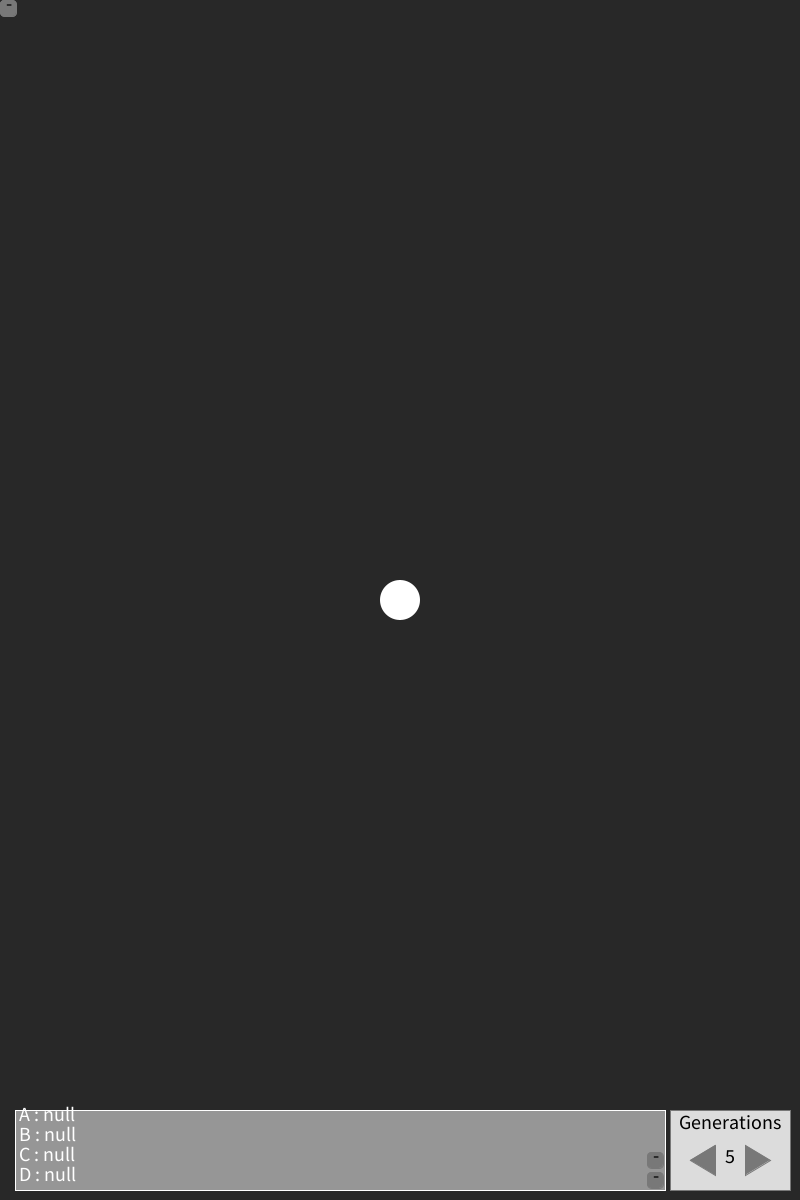
Frame 1 (no input)
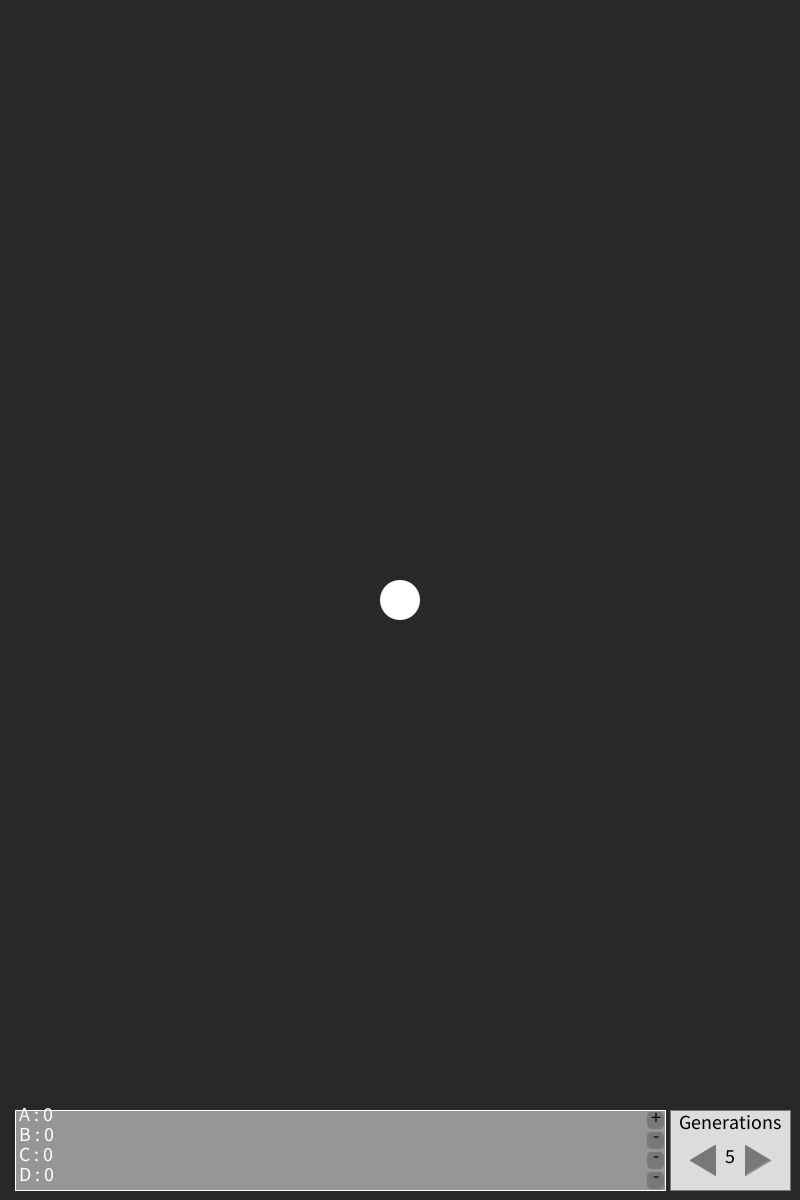
Frame 60 (the mouse pressed at the canvas centre just before this capture)
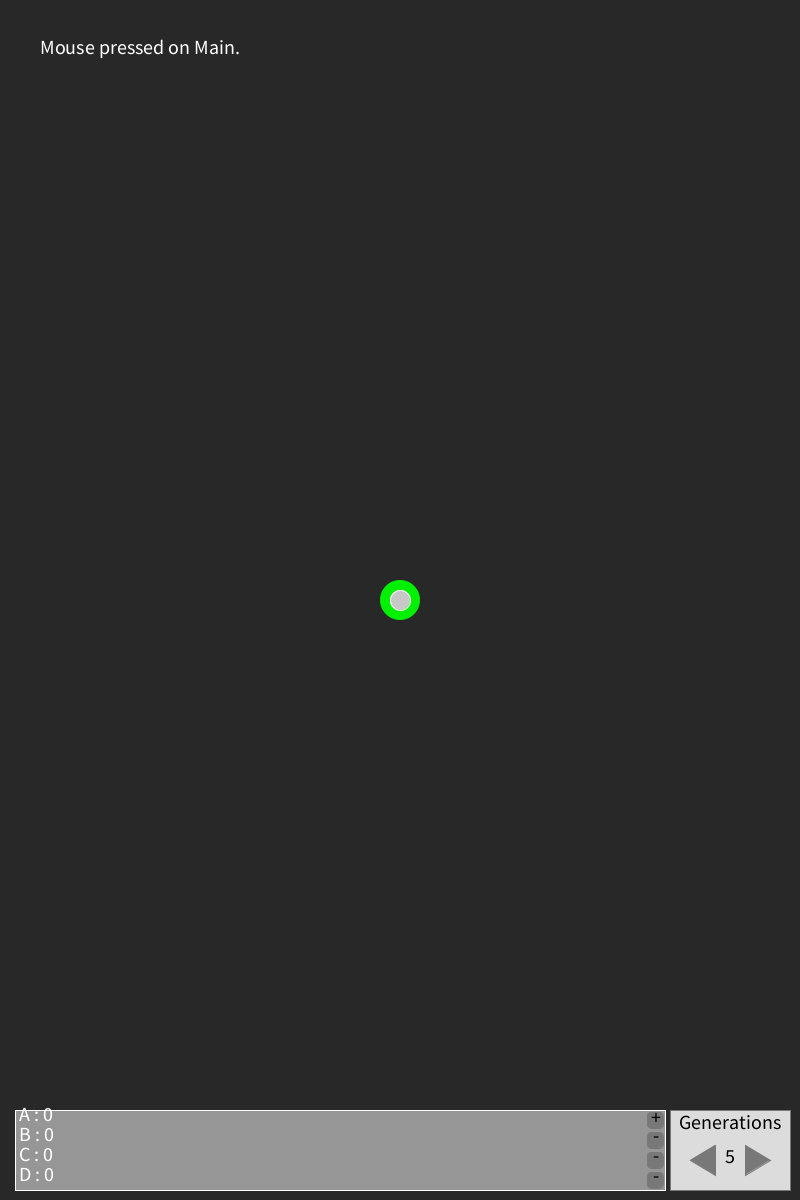
Frame 120 (the mouse held since frame 60 and released just before this capture)

The Processing sketch that drew these frames (run headless with seeded random() and noise(); from frame 60 on, the mouse is pressed at the canvas centre):

// Processing sketch: L_System_Drawer_Mar_3
// ── L_System_Drawer_Mar_3.pde

// First, defining some variables for the appearance of the main window
int rH; // The height of the bottom boxes
int RW = 120; // The width of the Right boxes
int sep = 5; // The seperation of the boxes
int edge = 10; // The distance from the edge of the screen to the boxes
int r = 10; // radius of the nodes

float CSize = 40; // Size of the central/mousetracking cursor

int w, h; // Variables to keep track of the width and height of the window for resizing purposes

boolean firstMousePress = false; // True if a mouse button has just been pressed while no other button was.

Triangle LT, RT; // The different arrow buttons for changing values

ArrayList<Rectangle> windowButtons = new ArrayList<Rectangle>(); // The buttons that can add or remove windows/production rules
int buttonSize = 16;


int gens = 5;

// The bounds for where new nodes can be placed or dragged to
int xmin, xmax, ymin, ymax;
IntList lims;


StringList Replacements; // A list of the replacement rules

ArrayList<Window> subWindows = new ArrayList<Window>(); // The windows that control the different production rules
int maxSubWindows = 4;

//IntList wIandPN; // Initializing a short intlist that keeps track of some values for the main window's production display
int minProdNum;


ArrayList<Node> nodes = new ArrayList<Node>();


String[] L = {"A", "B", "C", "D", "E", "F"};



void settings() {
  size(displayWidth/2, displayHeight);
  //StringList Letters = new StringList();
  //for (int i = 0; i < 4
  //Array.asList("A", "B", "C", "D");
  
  for (int i = 0; i < maxSubWindows; i++) {
    subWindows.add(new Window(this, L[i], i));
    String s = "-";
    if (i == 0) {
      s = "+";
    }
    windowButtons.add(new Rectangle(0, 0, buttonSize, buttonSize, s, this));
  }
  for (Window w : subWindows) {
    w.settings();
  }
  registerMethod("pre", this);
  
  w = width;
  h = height;
  
  xmin = 0;
  xmax = w;
  ymin = 0;
  ymax = h - rH - edge;
  
  lims = new IntList();
  lims.append(xmin);
  lims.append(xmax);
  lims.append(ymin);
  lims.append(ymax);
  
  Replacements = new StringList();
}

void setup() { 
  //surface.hideCursor();
  surface.setResizable(true);
  surface.setTitle("Main Window");
  surface.setLocation(0, 0);
  for (Window w : subWindows) {
    w.setup();
  }
  Replacements.append("test");
}

void pre() {
  if (w != width || h != height) {
    // Sketch window has resized
    w = width;
    h = height;
    while (lims.size() > 0) {
      lims.remove(0);
    }
    xmin = 0;
    xmax = w;
    ymin = 0;
    ymax = h - rH - edge;
    
    lims.append(xmin);
    lims.append(xmax);
    lims.append(ymin);
    lims.append(ymax);
    
    adjustSystem(nodes, lims);

  }
}

void draw() {
  background(40);
  noStroke();
  
  textAlign(LEFT, TOP);
  if (mousePressed) {
    fill(255);
    text("Mouse pressed on Main.", 40, 40);
    fill(0, 240, 0);
    ellipse(mouseX, mouseY, CSize, CSize);
  } else {
    fill(255);
    ellipse(width/2, height/2, CSize, CSize);
  }
  for (Window w : subWindows) {
    if (w.mousePressed) {
      fill(200);
      text("Mouse pressed on " + w.name + " at " + w.mouseX + ", " + w.mouseY, 40, 40);
      fill (240, 0, 0);
      ellipse(map(w.mouseX, 0, w.width, 0, width), 
      map(w.mouseY, 0, w.height, 0, height), CSize, CSize);
    }
  }
  
  stroke(255);
  // Axiom, Productions, and Angle Box
  //fill(100);
  //rect(edge, height-rH-edge, LW, rH);
  
  // Productions Box
  Replacements.clear();
  for (Window w : subWindows) {
    Replacements.append(w.getReplacement());
  }
  fill(150);
  rH = Replacements.size() * 20;
  rect(sep + edge, height - rH - edge, width - (RW + sep * 2 + edge * 2), rH);
  minProdNum = 0;
  //wIandPN = new IntList();
  // This gets the production rules from each of the active windows and puts them into the text box in the main window
  for (int i = 0; i < Replacements.size(); i++) {
    float currentW = sep + edge + 4;
    float currentH = height - rH - edge + 20*i - 3;
    fill(255);
    textAlign(LEFT,TOP);
    textSize(20);
    
    //int val;
    //val = prodNum(minProdNum)[0];
    //ArrayList<int> 
    
    //print(val, minProdNum);
    //for (int j = 0; j < subWindows.size(); j++) {
    //  if (subWindows.get(
    //int wIndex = getwIndex(maxSubWindows, subWindows); // window index (also updates minProdNum)
    //print(wIndex);
    //print(wIandPN);
    
    //outer:
    //for (int j = minProdNum; j < maxSubWindows; j++) {
    //  for (int k = 0; k < subWindows.size(); k++) {
    //    if (subWindows.get(k).nth == j) {
    //      minProdNum = j + 1;
    //      wIndex = k;
    //      break outer;
    //    }
    //  }
    //}
    
    
    
    text(subWindows.get(i).production + " : " + Replacements.get(i), currentW, currentH);
    
    //text(Productions.get(prodNum(minProdNum, maxSubWindows, subWindows)), currentW, currentH);
    
    float step = rH / windowButtons.size();
    windowButtons.get(windowButtons.size() - 1 - i).x = width - RW - sep - 18 - edge;
    windowButtons.get(windowButtons.size() - 1 - i).y = height - edge - step*i - buttonSize - 2;
    
    // This places buttons that can remove (or add) production rules and their corresponding windows
    windowButtons.get(i).update();
    windowButtons.get(i).display();
  }
  
  // Generations Box
  fill(220);
  int newrH = 80;
  rect(width - RW - edge, height - newrH - edge, RW, newrH);
  
  textSize(20);
  textAlign(CENTER, CENTER);
  fill(0);
  text("Generations", width - edge - RW/2, height - edge - newrH + 12);
  text(str(gens), width - edge - RW/2, height - edge - newrH/2 + 6);
  
  fill(0);
  
  LT = new Triangle(width - edge - RW/2 - 40, height - edge - newrH/2 + 10, 
            width - edge - RW/2 - 15, height - edge - newrH/2 - 5,
            width - edge - RW/2 - 15, height - edge - newrH/2 + 25, this);
  
  RT = new Triangle(width - edge - RW/2 + 40, height - edge - newrH/2 + 10, 
            width - edge - RW/2 + 15, height - edge - newrH/2 - 5,
            width - edge - RW/2 + 15, height - edge - newrH/2 + 25, this);
  
  LT.update();
  LT.display();
  LT.setFirstMousePress(false);
  
  RT.update();
  RT.display();
  RT.setFirstMousePress(false);
  
  drawSystem(nodes);
  for (Node n : nodes) {
    n.setFirstMousePress(false);
  }
}

void mousePressed() {
  boolean overAny = false;
  // This loop places the grabbed circle at the end of the array, making it the last rendered,
  // as well as the circle on the top of all the others (it can be dragged above the others)
  for (Node n : nodes) {
    if (n.over) {
      nodes.add(new Node(n.x, n.y, n.r, nodes.size()-1, nodes, this, lims));
      nodes.remove(n);
      overAny = true;
      break;
    }
  }
  if (mouseY > height - rH - edge) {
    overAny = true;
  }
  for (int i = 0; i < nodes.size(); i++) {
    nodes.get(i).position = i;
  }
  if (!overAny) {
    nodes.add(new Node(mouseX, mouseY, r, nodes.size(), nodes, this, lims));
  }
  
  for (int i = 0; i < windowButtons.size(); i++) {
    if (windowButtons.get(i).over) {
      if (windowButtons.get(i).s == "-") {
        windowButtons.remove(windowButtons.get(i));
        subWindows.get(i).close();
        subWindows.remove(subWindows.get(i));
      } else {
        addNewWindow();
      }
    }
  }
  
  
  if (LT.over) {
    gens--;
    if (gens < 0) {
      gens = 0;
    }
  }
  if (RT.over) {
    gens++;
  }
  LT.setFirstMousePress(true);
  RT.setFirstMousePress(true);
  
  for (Node n : nodes) {
    n.setFirstMousePress(true);
  }
  
}

void mouseDragged() {
  
}

void mouseReleased() {
  for (Node n : nodes) {
    n.releaseEvent();
  }
}

void addNewWindow() {
  for (int i = 0; i < maxSubWindows; i++) {
    boolean inList = false;
    for (int j = 0; j < subWindows.size(); j++) {
      if (subWindows.get(j).nth == i) {
        inList = true;
        break;
      }
    }
    if (!inList) {
      subWindows.add(i, new Window(this, L[i], i));
      windowButtons.add(new Rectangle(0, 0, buttonSize, buttonSize, "-", this));
      break;
    }
  }
}

//int[] prodNum (int min /* min value the Windex could be */, int max /* similarly... */, ArrayList<Window> W ) { // Given the index of a production, determine the index of its paired Window in an array

// ── Helpful_Functions_etc.pde

boolean overCircle(float x, float y, float r, PApplet W) {
  float disX = x - W.mouseX;
  float disY = y - W.mouseY;
  if (sqrt(sq(disX) + sq(disY)) < r) {
    return true;
  } else {
    return false;
  }
}

float sign (float X1, float Y1, float X2, float Y2, float X3, float Y3) {
  return (X1 - X3) * (Y2 - Y3) - (X2 - X3) * (Y1 - Y3);
}

boolean overTriangle(float X1, float Y1, float X2, float Y2, float X3, float Y3) {
  // Checking which side of the half-plane created by the edges the point is in
  float d1, d2, d3;
  boolean neg, pos;
  
  d1 = sign(mouseX, mouseY, X1, Y1, X2, Y2);
  d2 = sign(mouseX, mouseY, X2, Y2, X3, Y3);
  d3 = sign(mouseX, mouseY, X3, Y3, X1, Y1);
  
  neg = d1 < 0 || d2 < 0 || d3 < 0;
  pos = d1 > 0 || d2 > 0 || d3 > 0;
  
  return !(neg && pos);
}

boolean overRect(float X, float Y, float w, float h, PApplet W) {
  boolean xgood = W.mouseX > X && W.mouseX < X + w;
  boolean ygood = W.mouseY > Y && W.mouseY < Y + h;
  return xgood && ygood;
}



class Triangle {
  float x1, y1, x2, y2, x3, y3;
  boolean over;
  boolean press;
  boolean locked = false;
  float fill = 120;
  float overFill = 160;
  float edge = 120;
  boolean firstMousePress = false;
  PApplet W;
  boolean movable = false;
  
  Triangle(float X1, float Y1, float X2, float Y2, float X3, float Y3, PApplet Window) {
    x1 = X1;
    y1 = Y1;
    x2 = X2;
    y2 = Y2;
    x3 = X3;
    y3 = Y3;
    W = Window;
  }
  
  void update() {
    overEvent();
    pressEvent();
  }
  
  void overEvent() {
    if (overTriangle(x1, y1, x2, y2, x3, y3)) {
      over = true;
    } else {
      over = false;
    }
  }
  
  void setFirstMousePress(boolean p) {
    firstMousePress = p;
  }
  
  void pressEvent() {
    if (over && firstMousePress || locked) {
      press = true;
      locked = true;
    } else {
      press = false;
    }
  }
  
  void releaseEvent() {
    locked = false;
  }
  
  void setMovable(boolean m) {
    movable = m;
  }
  
  void display() {
    W.fill(fill);
    W.stroke(edge);
    if (over || press) {
      W.fill(overFill);
    }
    W.triangle(x1, y1, x2, y2, x3, y3);
  }
}

class Rectangle {
  float x, y, w, h;
  boolean over;
  boolean press;
  boolean locked = false;
  float fill = 120;
  float overFill = 160;
  float edge = 120;
  boolean firstMousePress = false;
  PApplet W;
  boolean movable = false;
  String s;
  
  Rectangle(float X, float Y, float Width, float Height, String string, PApplet Window) {
    x = X;
    y = Y;
    w = Width;
    h = Height;
    s = string;
    W = Window;
  }
  
  void update() {
    overEvent();
    pressEvent();
  }
  
  void overEvent() {
    if (overRect(x, y, w, h, W)) {
      over = true;
    } else {
      over = false;
    }
  }
  
  void setFirstMousePress(boolean p) {
    firstMousePress = p;
  }
  
  void pressEvent() {
    if (over && firstMousePress || locked) {
      press = true;
      locked = true;
    } else {
      press = false;
    }
  }
  
  void releaseEvent() {
    locked = false;
  }
  
  void setMovable(boolean m) {
    movable = m;
  }
  
  void display() {
    W.fill(fill);
    W.stroke(edge);
    if (over || press) {
      W.fill(overFill);
    }
    W.rect(x, y, w, h, 5);
    
    W.textAlign(CENTER, CENTER);
    W.fill(0);
    int yChange = 3;
    if (s == "+") {
      yChange = 5;
    }
    W.text(s, x + w/2 + 1, y + yChange);
  }
}


float lock(float val, float minv, float maxv) {
  return min(max(val, minv), maxv);
}

void drawSystem(ArrayList<Node> nodes) {
  for (Node n : nodes) {
    n.update();
    n.display();
  }
}

void adjustSystem(ArrayList<Node> nodes, IntList lims) {
  for (Node n : nodes) {
    n.adjust(lims);
    n.display();
  }
}

// ── LSystem.pde

class LSystem {
  int steps = 0;

  String axiom;
  String rule;
  String production;

  float startLength;
  float drawLength;
  float theta;

  int generations;

  LSystem() {
    axiom = "F";
    rule = "F+F-F";
    startLength = 70.0;
    theta = radians(120.0);
    reset();
  }

  void reset() {
    production = axiom;
    drawLength = startLength;
    generations = 0;
  }

  int getAge() {
    return generations;
  }

  void render() {
    translate(width/2, height/2);
    steps += 5;          
    if (steps > production.length()) {
      steps = production.length();
    }
    for (int i = 0; i < steps; i++) {
      char step = production.charAt(i);
      if (step == 'F') {
        line(0, 0, 0, -drawLength);
        translate(0, -drawLength);
      } 
      else if (step == '+') {
        rotate(theta);
      } 
      else if (step == '-') {
        rotate(-theta);
      } 
      else if (step == '[') {
        pushMatrix();
      } 
      else if (step == ']') {
        popMatrix();            
      }
    }
  }

  void simulate(int gen) {
    while (getAge() < gen) {
      production = iterate(production, rule);
    }
    render();
  }

  String iterate(String prod_, String rule_) {
    drawLength = drawLength * 0.6;
    generations++;
    String newProduction = prod_;          
    newProduction = newProduction.replaceAll("F", rule_);
    return newProduction;
  }
}

// ── Node.pde
// Node class describes a modifiable point in a window
class Node {
  float x, y, r;
  boolean over;
  boolean press;
  boolean locked = false;
  boolean otherslocked = false; // This does nothing right now, it might not ever do anything
  int position;
  int col = 100;
  ArrayList<Node> node_array;
  PApplet w;
  boolean firstMousePress = false;
  IntList lims; // limits for nodes etc that can move around on the screen
  
  Node(float ix, float iy, float radius, int p, ArrayList<Node> o, PApplet W, IntList limits) {
    w = W;
    lims = limits;
    r = radius;
    x = lock(ix, lims.get(0) + r, lims.get(1) - r);
    y = lock(iy, lims.get(2) + r, lims.get(3) - r);
    position = p;
    node_array = o;
    
  }
  
  void update() {
    overEvent();
    pressEvent();
    
    if (press) {
      x = lock(w.mouseX, lims.get(0) + r, lims.get(1) - r);
      y = lock(w.mouseY, lims.get(2) + r, lims.get(3) - r);
    }
  }
  
  void overEvent() {
    int highestPosition = 0;
    for (Node n : node_array) {
      if (overCircle(n.x, n.y, n.r, w) && n.position > highestPosition) {
        highestPosition = n.position;
      }
    }
    if (overCircle(x, y, r, w) && highestPosition == position) {
      over = true;
    } else {
      over = false;
    }
  }
  
  void setFirstMousePress(boolean p) {
    firstMousePress = p;
  }
  
  void pressEvent() {
    if (over && firstMousePress || locked) {
      press = true;
      locked = true;
    } else {
      press = false;
    }
  }
  
  void releaseEvent() {
    locked = false;
  }
  
  void adjust(IntList newLims) {
    lims = newLims;
    if (x > lims.get(1) - r) {
      x = lims.get(1) - r;
    }
    if (y > lims.get(3) - r) {
      y = lims.get(3) - r;
    }
  }
  
  void display() {
    w.fill(col);
    w.stroke(255);
    if (over || press) {
      w.fill(col + 100);
    }
    w.circle(x, y, r*2);
  }
}

// ── Window.pde

class Window extends PApplet {
  PApplet parent;
  String name;
  int nth;
  int titleHeight = 27;
  ArrayList<Node> subNodes = new ArrayList<Node>();
  boolean overCircle = false;
  boolean firstMousePress = false;
  float CSize = 40;
  
  int xmin, xmax, ymin, ymax;
  IntList lims;
  
  int w, h;
  
  String production /* the value that is replaced */, replacement; /* the value that replaces */
  
    
  @Override
    public void exitActual() {
  }
  
  Window(PApplet Parent, String P, int Nth) {
    super();
    parent = Parent;
    production = P;
    name = "Production rule for " + production;
    nth = Nth;
    PApplet.runSketch(new String[]{this.getClass().getName()}, this);
    //firstMousePress = false;
  }
  
  public void settings() {
    size(displayWidth/4, (int) (displayHeight/2 - titleHeight * 1.5));
    //registerMethod("pre", this);
    
    w = width;
    h = height;
    
    xmin = 0;
    xmax = w;
    ymin = 0;
    ymax = h;
    lims = new IntList();
    lims.append(xmin);
    lims.append(xmax);
    lims.append(ymin);
    lims.append(ymax);
  }
  
  public void setup() {
    
    surface.setResizable(true);
    surface.setTitle(name);
    surface.setLocation(displayWidth/2 + displayWidth/4 * (nth % 2), (int) (displayHeight/2 + titleHeight * 0.5) * (nth / 2));
    
    //if (getGraphics().isGL()) {
    //  final com.jogamp.newt.Window w = (com.jogamp.newt.Window) getSurface().getNative();
    //  w.setDefaultCloseOperation(WindowClosingMode.DISPOSE_ON_CLOSE);
    //}
  }
  
  public void draw() {
    if (w != width || h != height) {
      // Sketch window has resized
      w = width;
      h = height;
      while (lims.size() > 0) {
        lims.remove(0);
      }
      xmin = 0;
      xmax = w;
      ymin = 0;
      ymax = h;
      
      lims.append(xmin);
      lims.append(xmax);
      lims.append(ymin);
      lims.append(ymax);
      
      adjustSystem(subNodes, lims);
      
      
    }
    
    background(40);
    noStroke();
    
    textAlign(LEFT, TOP);
    if (mousePressed) {
      fill(0, 240, 0);
      ellipse(mouseX, mouseY, CSize, CSize);
      fill(255);
      text("Mouse pressed on " + name, 30, 30);
    } else {
      fill(255);
      ellipse(width/2, height/2, CSize, CSize);
    }
    
    if (parent.mousePressed) {
      fill(255);
      text("Mouse pressed on Main at " + parent.mouseX + ", " + parent.mouseY, 30, 30);
      fill(240, 0, 0);
      ellipse(map(parent.mouseX, 0, parent.width, 0, width), 
      map(parent.mouseY, 0, parent.height, 0, height), CSize, CSize);
    }
    fill(255);
    rect(0, height - titleHeight, width, titleHeight);
    textAlign(LEFT, TOP);
    textSize(15);
    fill(0);
    //stre(
    text(production + " : " + replacement, 10, height - titleHeight + 3);
    
    drawSystem(subNodes);
    
    for (Node n : subNodes) {
      n.setFirstMousePress(false);
    }
    replacement = str(subNodes.size());
  }
  
  
  public void mousePressed() {
    //print("pressed on " + name);
    boolean overAny = false;
    // This loop places the grabbed circle at the end of the array, making it the last rendered,
    // as well as the circle on the top of all the others (it can be dragged above the others)
    for (Node n : subNodes) {
      if (n.over) {
        subNodes.add(new Node(n.x, n.y, n.r, subNodes.size()-1, subNodes, this, lims));
        subNodes.remove(n);
        overAny = true;
        break;
      }
    }
    for (int i = 0; i < subNodes.size(); i++) {
      subNodes.get(i).position = i;
    }
    if (!overAny) {
      subNodes.add(new Node(mouseX, mouseY, r, subNodes.size(), subNodes, this, lims));
    }
    
    for (Node n : subNodes) {
      n.setFirstMousePress(true);
    }
  }
  
  public void mouseDragged() {
    //print(" | dragging on " + name);
  }
  
  public void mouseReleased() {
    for (Node n : subNodes) {
      n.releaseEvent();
    }
  }
  
  public String getReplacement() {
    return replacement;
  }
  
  public void close() {
    this.exitActual();
    //this.dispose();
    surface.setVisible(false);
  }
}
